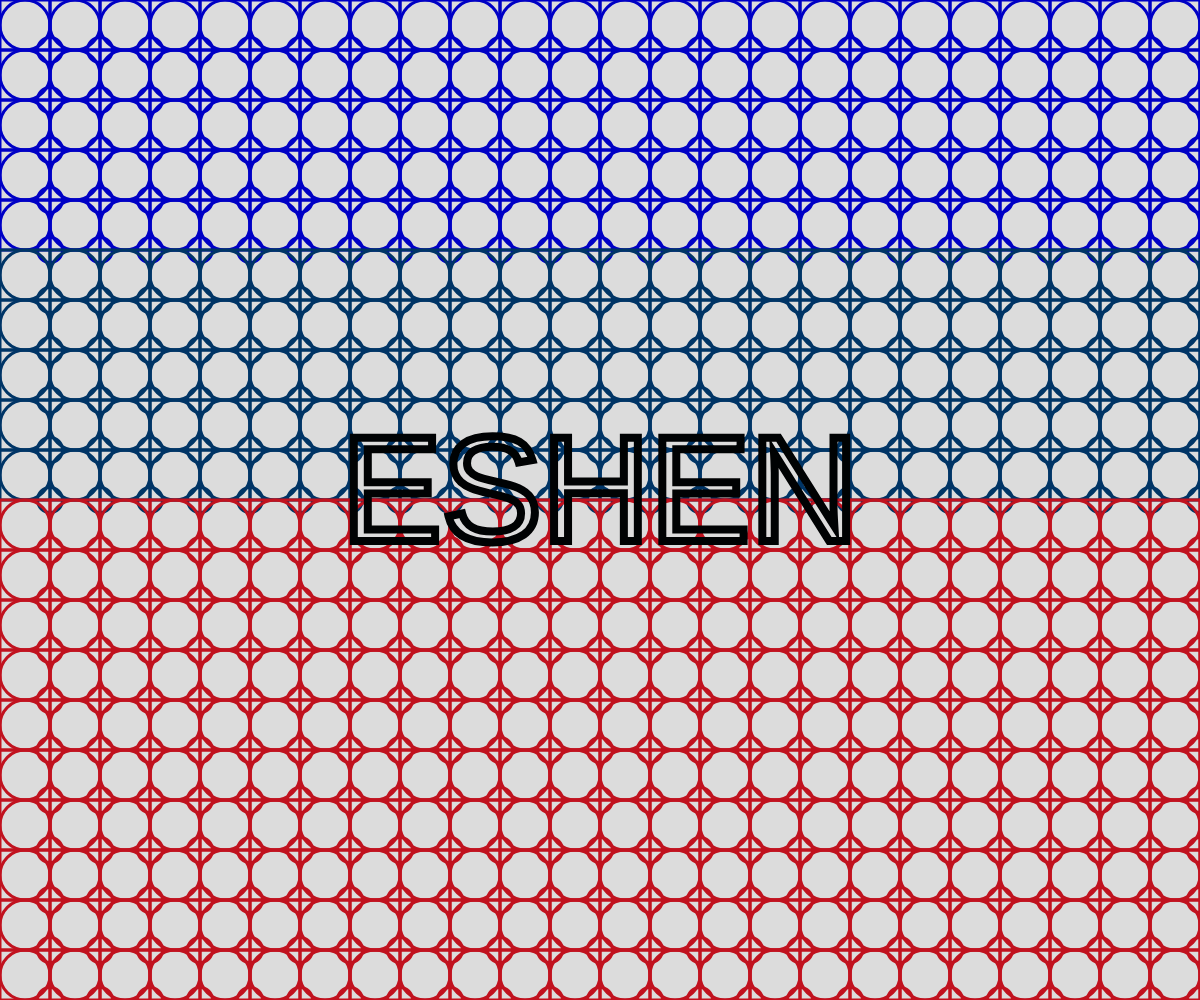
Frame 1 (no input)
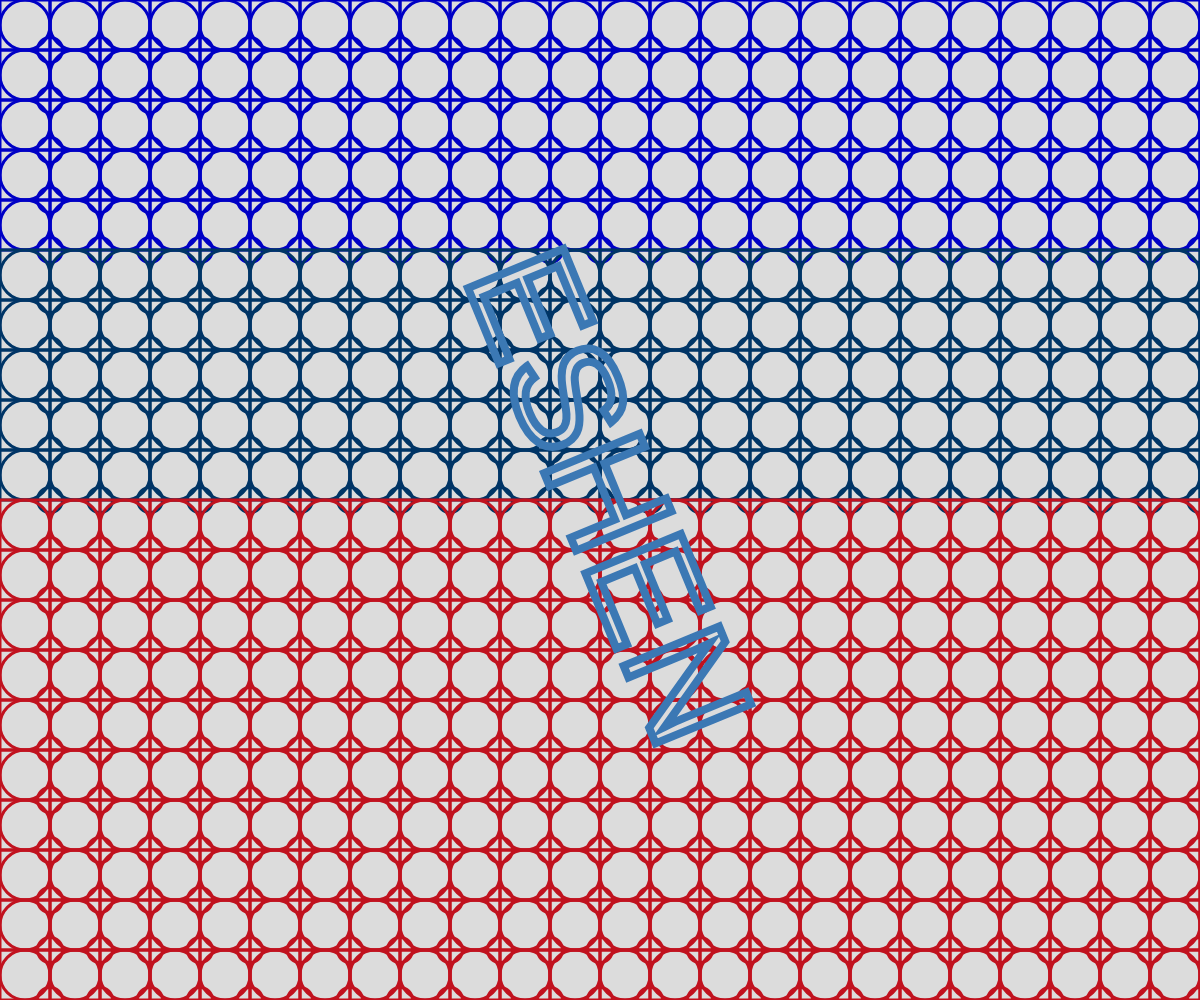
Frame 60 (no input)
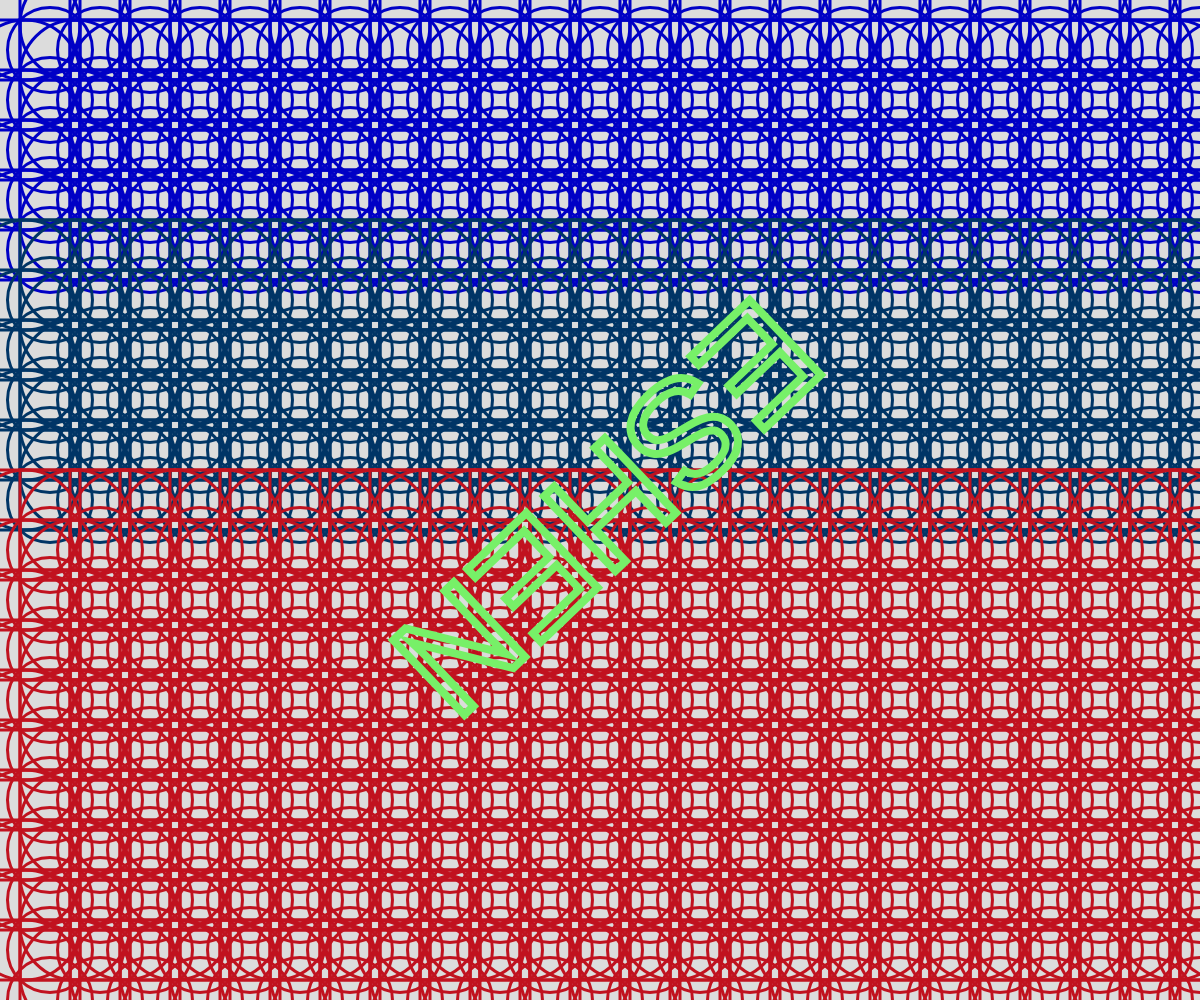
Frame 120 (the mouse pressed at the canvas centre since frame 60)

The p5.js sketch that drew these frames (run headless with seeded random() and noise() and a simulated clock; from frame 60 on, the mouse is pressed at the canvas centre):

// p5.js sketch
// ── sketch.js
let angle = 0;
let r = 255, g = 0, b = 0;

function setup() {
  createCanvas(windowWidth, windowHeight);
  background("#00AEAE");
}

function draw() {
  background(220);
  rectMode(CENTER);
  noFill();
  stroke("#588157");
  strokeWeight(3);

  let rect_width = 50 + mouseX / 10;
  let bc_width = 50 + mouseX / 10;
  let sc_width = 25 + mouseX / 10;

  for (let j = 0; j < 20; j++) {
    for (let i = 0; i < 40; i++) {

      if (j < 5) {
        stroke("#0000C6");
      } else if (j < 10) {
        stroke("#003566");
      } else {
        stroke("#c1121f");
      }
      
      ellipse(25 + 50 * i, 25 + 50 * j, bc_width);
      rect(25 + 50 * i, 25 + 50 * j, rect_width);
      ellipse(50 + 50 * i, 50 + 50 * j, sc_width);
    }
  }

  // 更新 RGB 顏色值
  r = (r + 1) % 256;
  g = (g + 2) % 256;
  b = (b + 3) % 256;

  // 設定文字顏色為中空且外框變色
  noFill();
  stroke(r, g, b);
  strokeWeight(8);

  textSize(150);
  textAlign(CENTER, CENTER);
  
  push();
  translate(width / 2, height / 2);
  rotate(angle);
  text('ESHEN', 0, 0);
  pop();

  // 增加旋轉角度
  angle += 0.02;
}
